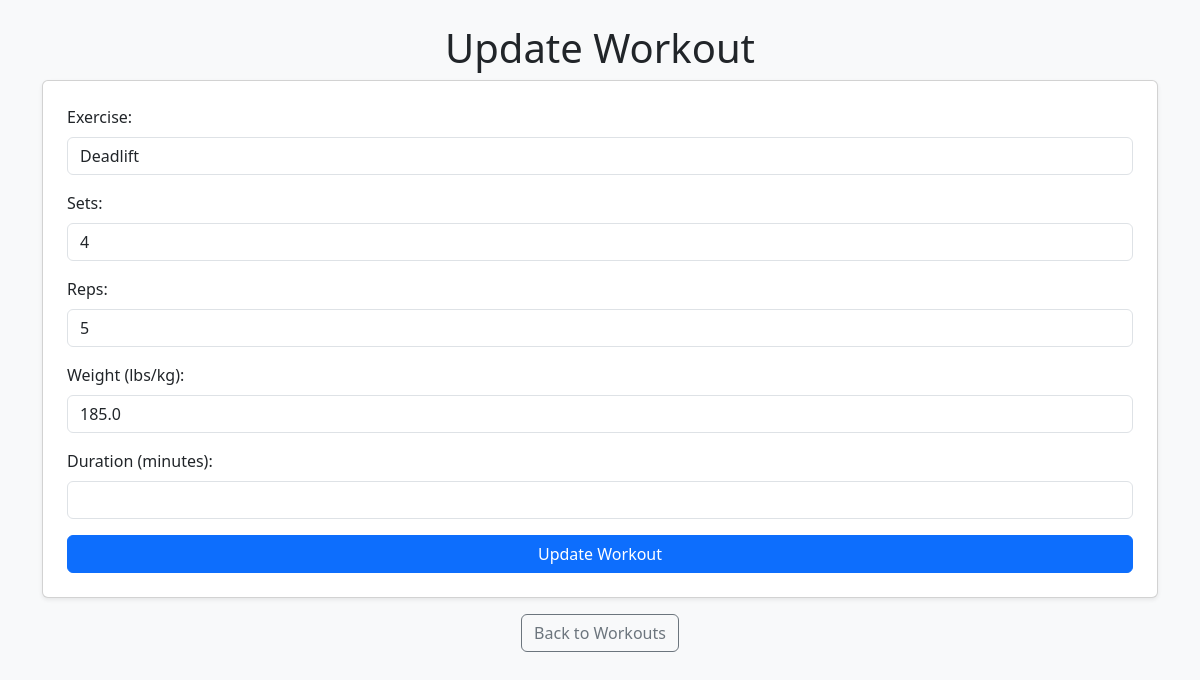
Screenshot of /update/23/2025-01-17 with the database file from the repository.
### tables this page shows
CREATE TABLE Workouts (
    id INTEGER PRIMARY KEY AUTOINCREMENT,
    date TEXT NOT NULL,
    exercise TEXT NOT NULL,
    sets INTEGER,
    reps INTEGER,
    weight REAL,
    duration REAL
);

### app.py (the view, shortened to what this page needs)
@app.route("/update/<int:id>/<date>", methods=["GET", "POST"])
def update_workout(id, date):
    conn = get_db_connection()
    workout = conn.execute("SELECT * FROM Workouts WHERE id = ?", (id,)).fetchone()
    conn.close()
    return render_template("update.html", workout=workout, date=date)

### app.py (called while the page is built)
def get_db_connection():
    conn = sqlite3.connect(DATABASE)
    conn.row_factory = sqlite3.Row
    return conn

### templates/update.html (shortened to what this page needs)
<!DOCTYPE html>
<html lang="en">
<head>
    <link href="https://cdn.jsdelivr.net/npm/bootstrap@5.3.0/dist/css/bootstrap.min.css" rel="stylesheet">
</head>
<body class="bg-light">
    <div class="container mt-4">
        <h1 class="text-center">Update Workout</h1>
        <div class="card shadow-sm p-4">
            <form method="post">
                <div class="mb-3">
                    <label for="exercise" class="form-label">Exercise:</label>
                    <input type="text" class="form-control" id="exercise" name="exercise" value="{{ workout['exercise'] }}" required>
                </div>
                <div class="mb-3">
                    <label for="sets" class="form-label">Sets:</label>
                    <input type="number" class="form-control" id="sets" name="sets" value="{{ workout['sets'] }}">
                </div>
                <div class="mb-3">
                    <label for="reps" class="form-label">Reps:</label>
                    <input type="number" class="form-control" id="reps" name="reps" value="{{ workout['reps'] }}">
                </div>
                <div class="mb-3">
                    <label for="weight" class="form-label">Weight (lbs/kg):</label>
                    <input type="number" step="0.1" class="form-control" id="weight" name="weight" value="{{ workout['weight'] }}">
                </div>
                <div class="mb-3">
                    <label for="duration" class="form-label">Duration (minutes):</label>
                    <input type="number" step="0.1" class="form-control" id="duration" name="duration" value="{{ workout['duration'] }}">
                </div>
                <div class="d-grid">
                    <button type="submit" class="btn btn-primary">Update Workout</button>
                </div>
            </form>
        </div>
        <div class="text-center mt-3">
            <a href="/day/{{ date }}" class="btn btn-outline-secondary">Back to Workouts</a>
        </div>
    </div>
</body>
</html>

### rows the page displays
Workouts: exercise "Deadlift", sets "4", reps "5", weight "185.0"
